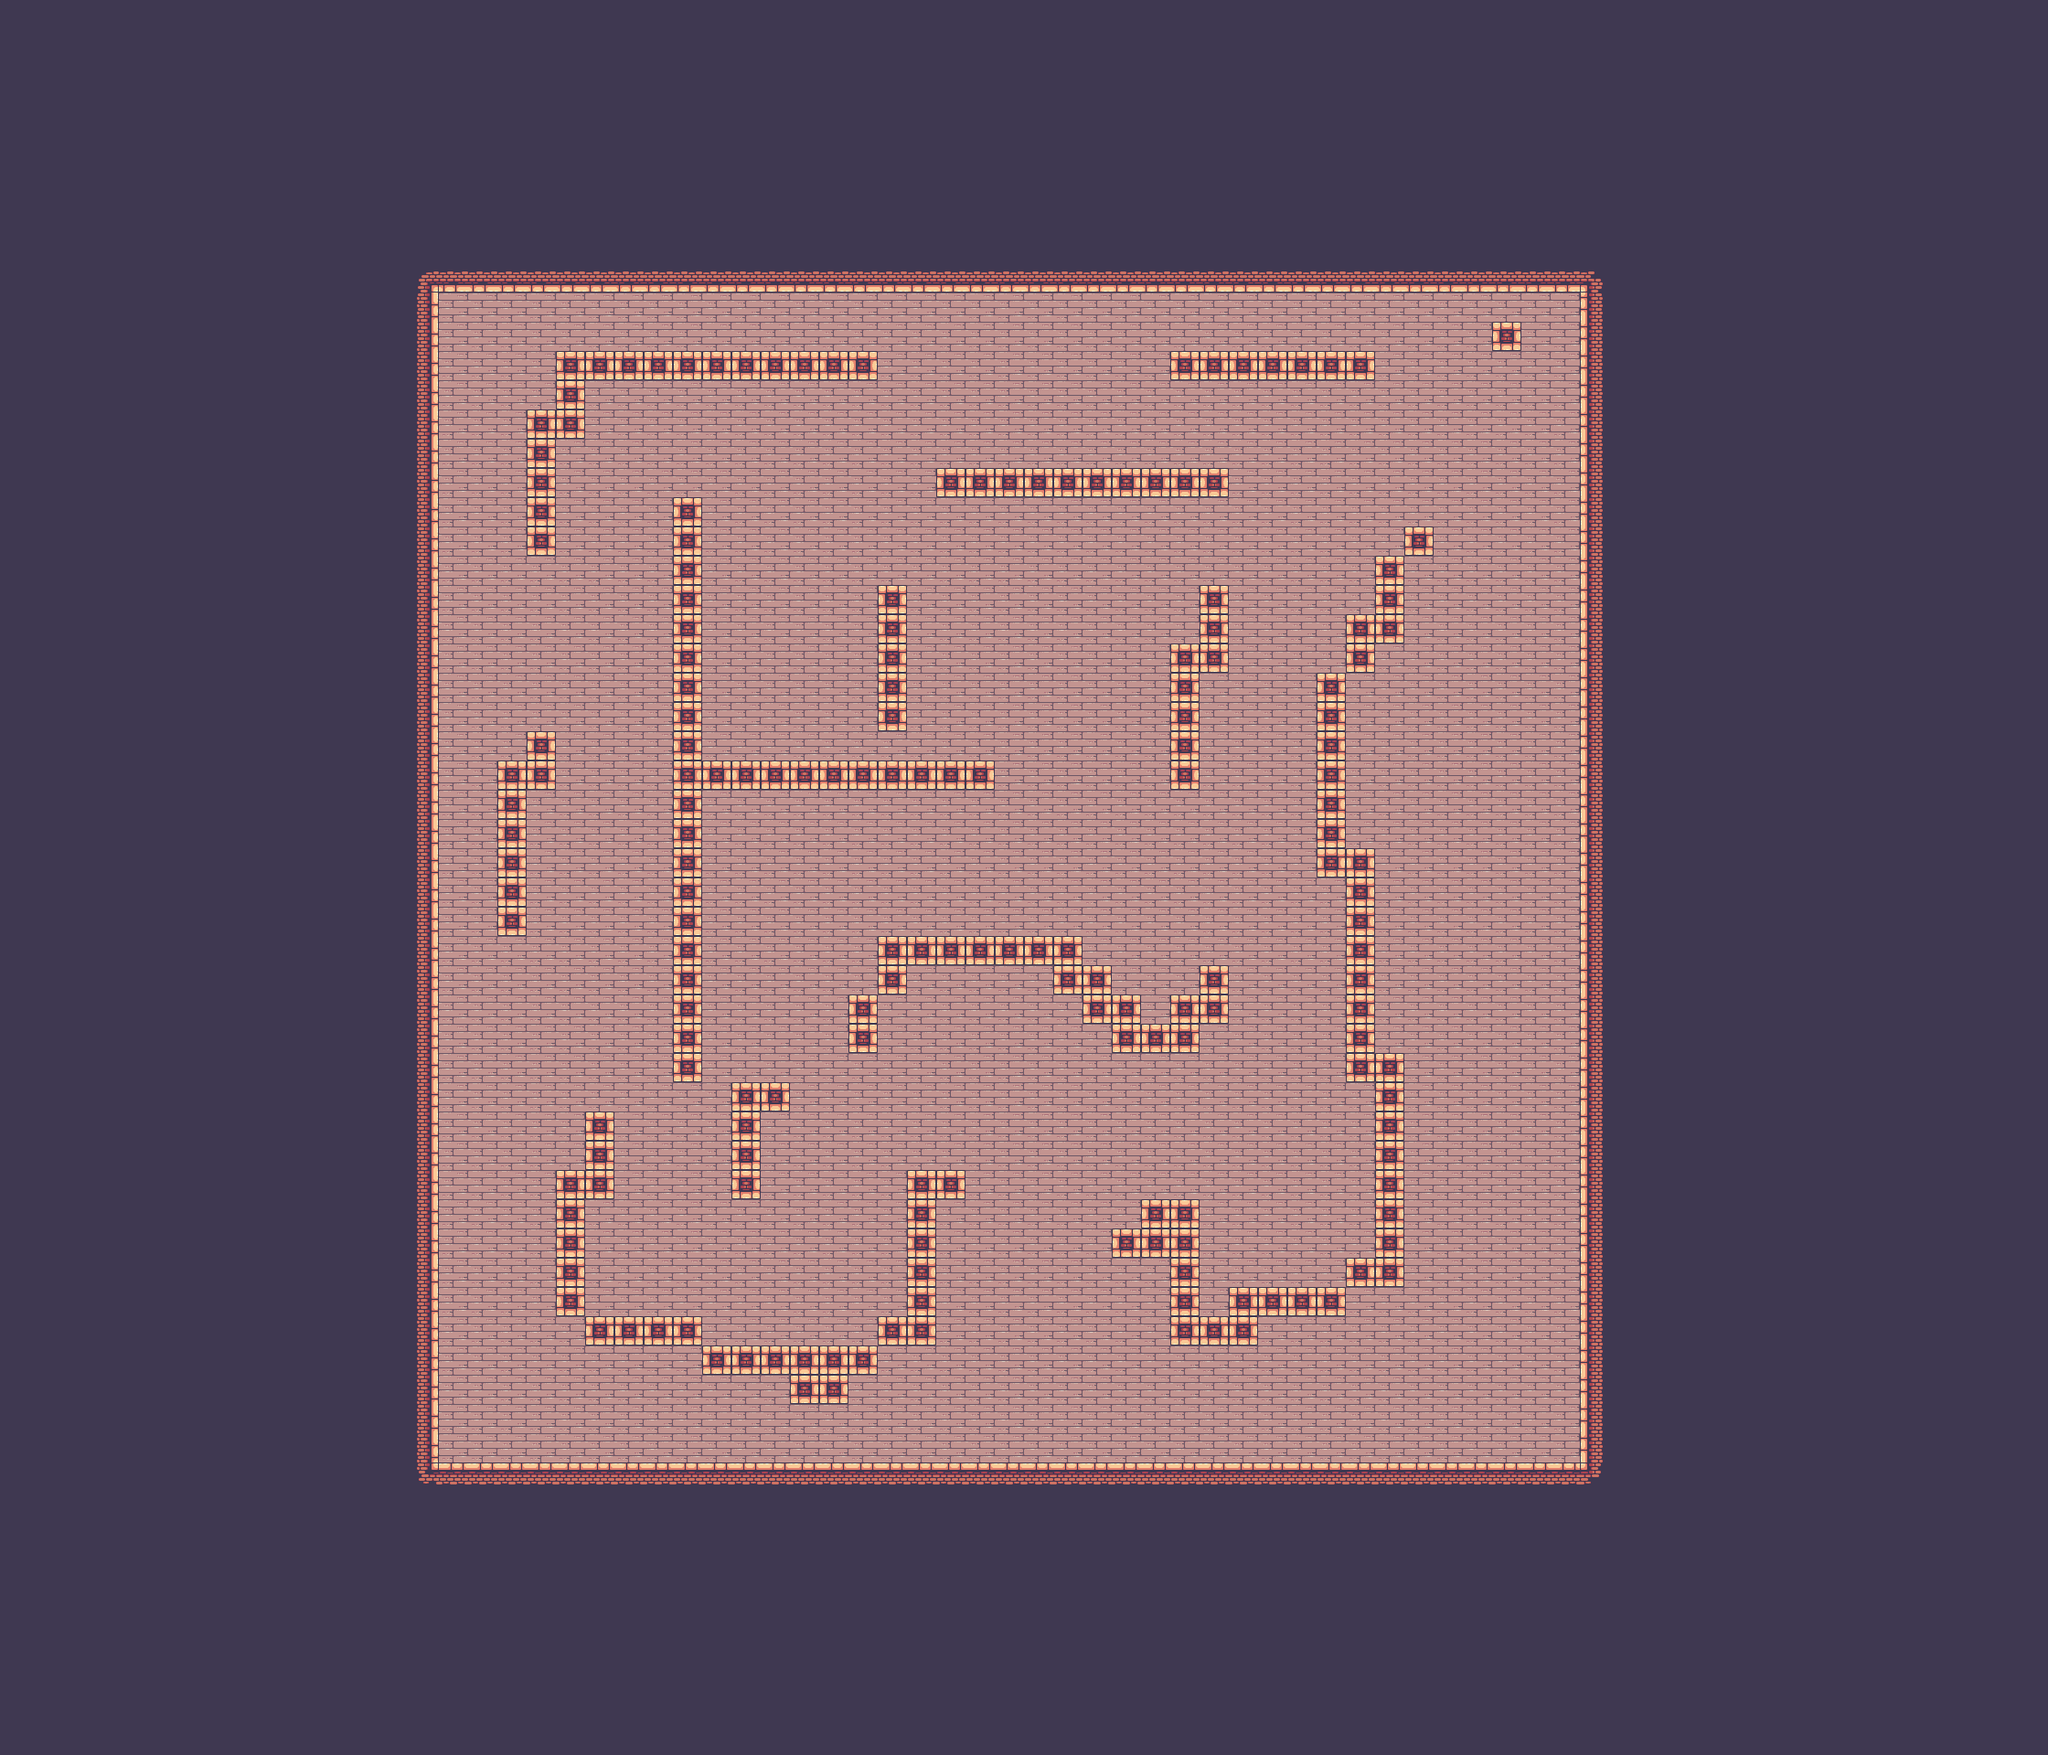

This game map was drawn from its Tiled (.tmx) file and the tilesets committed beside it. A one-line description and the trimmed map source follow:
An orthogonal 70x60 tile map with 32x32 px tiles, 1 tile layer (Tile Layer 1).

<map version="1.10" tiledversion="1.10.2" orientation="orthogonal" renderorder="right-down" width="70" height="60" tilewidth="32" tileheight="32" infinite="0" nextlayerid="2" nextobjectid="1">
 <tileset firstgid="1" name="tile" tilewidth="32" tileheight="32" tilecount="247" columns="19">
  <image source="tile.png" width="608" height="416" />
 </tileset>
 <layer id="1" name="Tile Layer 1" width="70" height="60">
  <data>[4200 cells, 4200 non-empty, 11 distinct tile ids]</data>
 </layer>
</map>